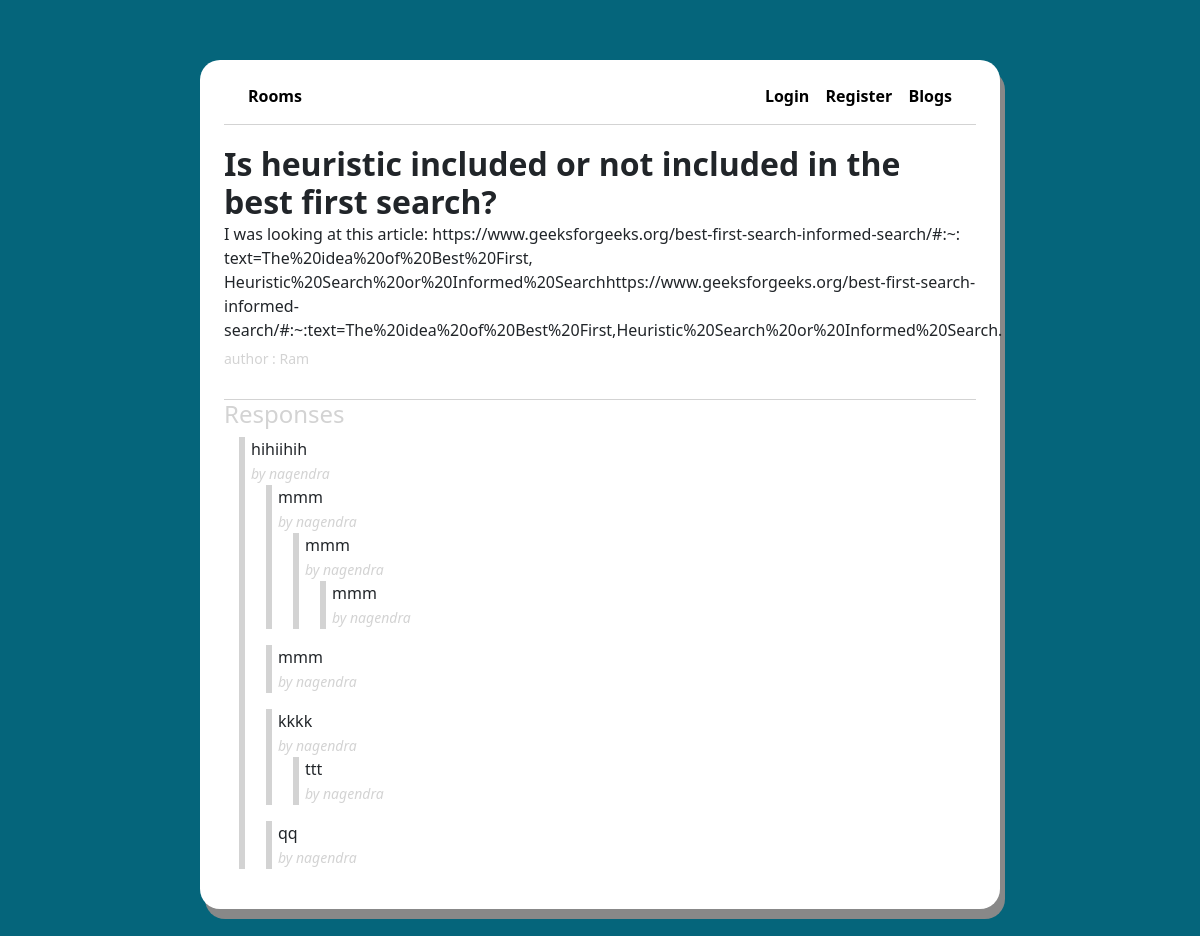
The page //tag/5 on the database its author committed.
### main/models.py (models this page shows, shortened)
class Question(models.Model):
    tag = models.CharField(max_length=100)
    author = models.ForeignKey(User, null=False, on_delete=models.CASCADE)
    title = models.CharField(max_length=200, null=False)
    body = models.TextField(null=False)
    created_at = models.DateTimeField(auto_now_add=True)
    updated_at = models.DateTimeField(auto_now=True)
    is_poll = models.BooleanField(default=False)
    def get_responses(self):
        return self.responses.filter(parent=None)
    def is_poll(self):
        return False

class Response(models.Model):
    user = models.ForeignKey(User, null=False, on_delete=models.CASCADE)
    question = models.ForeignKey(Question, null=False, on_delete=models.CASCADE, related_name='responses')
    parent = models.ForeignKey('self', null=True, blank=True, on_delete=models.CASCADE)
    body = models.TextField(null=False)
    created_at = models.DateTimeField(auto_now_add=True)
    updated_at = models.DateTimeField(auto_now=True)
    def get_responses(self):
        return Response.objects.filter(parent=self)

### main/views.py (the view, shortened to what this page needs)
# urls.py: path('/<str:tag>/<int:id>', views.questionPage, name='question'),
def questionPage(request, tag, id):
	response_form = NewResponseForm()
	reply_form = NewReplyForm()
	question = Question.objects.get(id=id)
	return render(request, 'question.html', {
		'question': question,
        'response_form': response_form,
		'reply_form': reply_form,
		'tag': tag,
	})

### main/templates/question.html (shortened to what this page needs)
{% extends 'layouts/page.html' %}
{% block content %}
{% include 'navbar2.html' with tag=tag %}
<div class="page question-page">
	<h2 class="question-title">{{question.title}}</h2>
	<p class="question-body">{{question.body}}</p>
	<span class="question-author">author : {{question.author.username}}</span>
	<div class="responses-container">
		<h4 class="responses-container-heading">Responses</h4>
		{% if not question.responses.all %}
			<p class="no-responses-text">No responses yet</p>
		{% else %}
			{% for response in question.get_responses %}
				{% include 'components/response.html' with response=response %}
			{% endfor %}
		{% endif %}
	</div>
</div>
{% endblock %}

### main/templates/components/response.html (shortened to what this page needs)
<blockquote id="{{response.id}}">
	<p class="response-body">{{response.body}}</p>
	<small class="response-author">by {{response.user.username}}</small>
	{% for children in response.get_responses %}
	{% include 'components/response.html' with response=children %}
	{% endfor %}
  </blockquote>

### main/static/css/styles.css (style rules this page uses)
html, body { font-family: Segoe UI; background-color: #05657b; }
*, *::after, *::before { box-sizing: border-box; }
blockquote { border-left: 6px solid lightgray; padding-left: 6px; margin-left: 15px; }
.page { display: flex; flex-direction: column; }
.question-title { font-weight: 900; margin: 20px auto 0 auto; }
.question-body { margin-bottom: 6px; }
.question-author { font-size: 14px; color: lightgray; }
.responses-container { border-top: 1px solid lightgray; margin-top: 30px; }
.responses-container-heading { color: lightgray; }
.response-body { margin: 0; }
.response-author { color: lightgray; font-style: italic; }

### rows shown on the page
Question: title "Is heuristic included or not included in the best first search?", body "I was looking at this article: https://www.geeksforgeeks.org/best-first-search-informed-search/#:~: text=The%20idea%20of%20Best%20First, Heuristic%20Search%20or%20Informed%20Searchhttps://www.geeksforgeeks.org/best-first-search-informed-search/#:~:text=The%20idea%20of%20Best%20First,Heuristic%20Search%20or%20Informed%20Search.", author.username "Ram"
Response: body "hihiihih", user.username "nagendra"
Response: body "mmm", user.username "nagendra"
Response: body "mmm", user.username "nagendra"
Response: body "mmm", user.username "nagendra"
Response: body "mmm", user.username "nagendra"
Response: body "kkkk", user.username "nagendra"
Response: body "ttt", user.username "nagendra"
Response: body "qq", user.username "nagendra"
